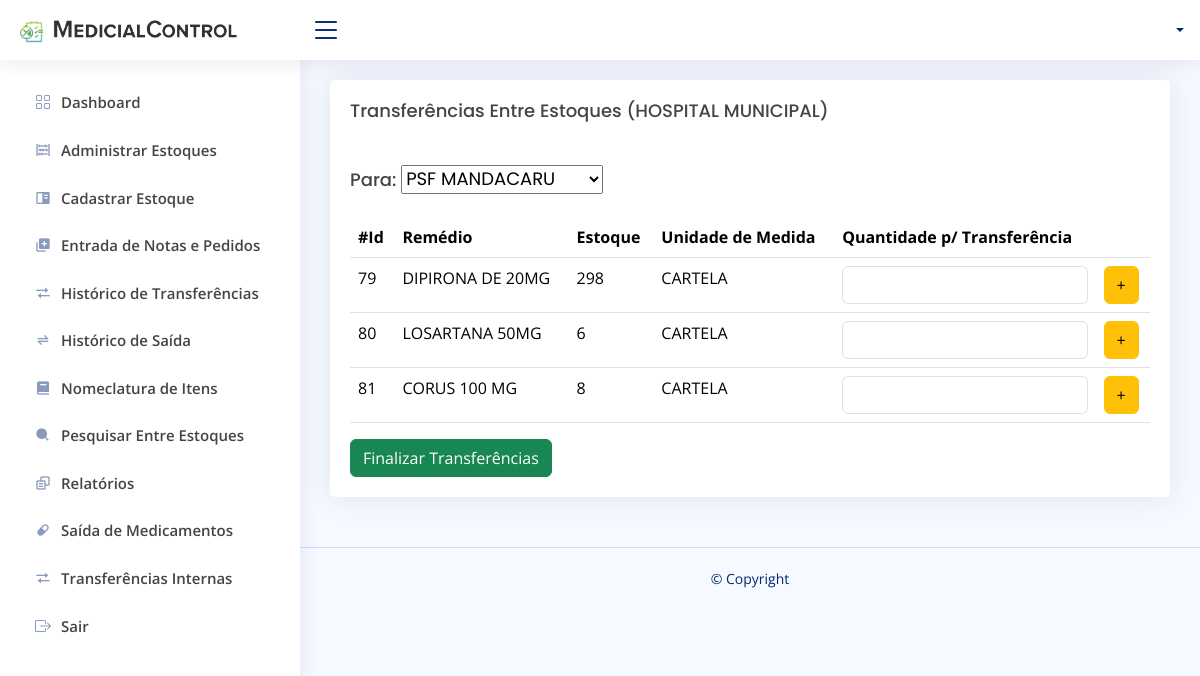
Page /transferenciasEstoques.php?id=8&&nome=HOSPITAL MUNICIPAL&&lote=120117 on the earlier database version.
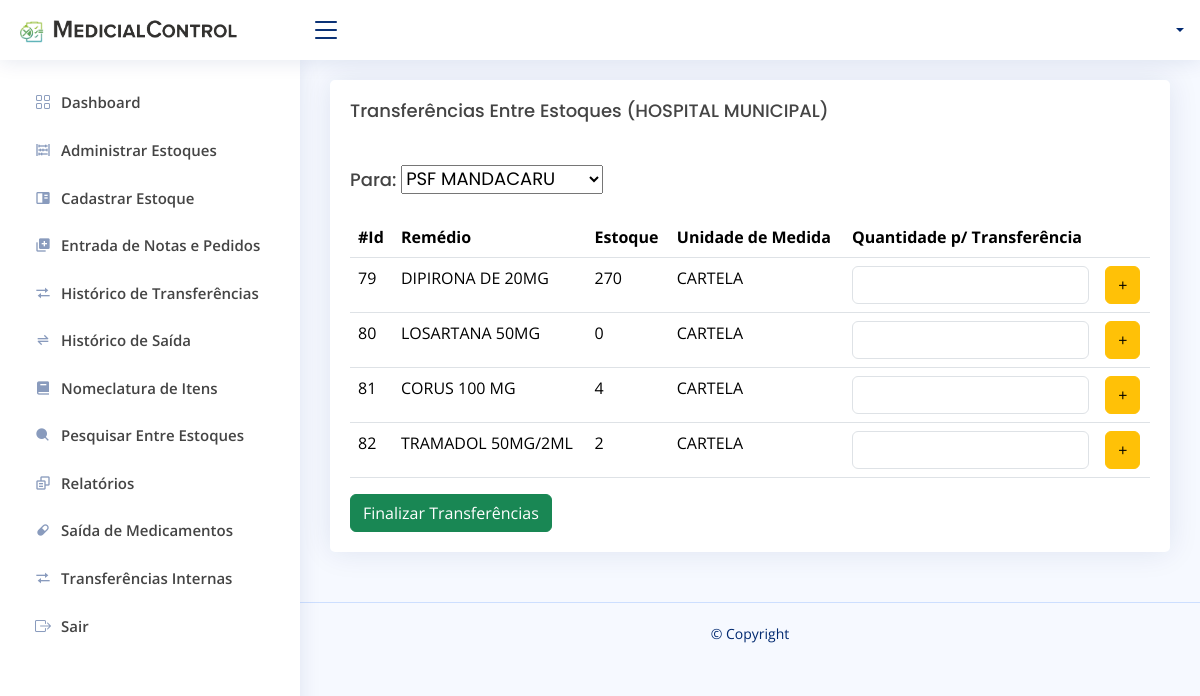
Same page on the later database version.
### tables this page shows
CREATE TABLE `tb_remedio` (
  `id_remedio` int(11) NOT NULL,
  `nome_remedio` varchar(220) NOT NULL,
  `uni_medida_remedio` varchar(100) NOT NULL,
  `quantidade_remedio` bigint(20) NOT NULL,
  `quant_min_estoque_remedio` bigint(20) NOT NULL,
  `vencimento_remedio` date NOT NULL,
  `estoque_remedio` int(11) NOT NULL
);

### controladores/Classes.php (called while the page is built, shortened)
<?php
class Estoque
{
    private $conexao;
    public function __construct()
    {
        $this->conexao = new Conexao();
    }
    public function chamaEstoque()
    {
        $conn = $this->conexao->Conectar();
        $query = "SELECT * FROM tb_estoques";
        $stmt = $conn->prepare($query);
        $stmt->execute();
        $r = [];
        while ($retorno = $stmt->fetch(PDO::FETCH_ASSOC)) {
            $r[] = $retorno;
        };
        return $r;
    }
}
class Remedio
{
    private $conexao;
    public function __construct()
    {
        $this->conexao = new Conexao();
    }
    public function chamaRemedioPorEstoque($idEstoque)
    {
        $query = "SELECT * FROM tb_remedio WHERE estoque_remedio = :idEstoque";
        $conn = $this->conexao->Conectar();
        $stmt = $conn->prepare($query);
        $stmt->bindParam(":idEstoque", $idEstoque);
        $stmt->execute();
        $r = [];
        while ($retorno = $stmt->fetch(PDO::FETCH_ASSOC)) {
            $r[] = $retorno;
        };
        return $r;
    }
}

### transferenciasEstoques.php (the view, shortened to what this page needs)
<?php
include "controladores/Controller.php";
include "controladores/Classes.php";
$func = new Remedio;
$chamaRemedio = $func->chamaRemedioPorEstoque($_GET['id']);
$func2 = new Estoque;
$chamaEstoque = $func2->chamaEstoque();
$lote = $_GET['lote'];
$nomeEstoque = $_GET['nome'];
?>
<!DOCTYPE html>
<html lang="pt-br">
<head>
</head>
<body>
    <header id="header" class="header fixed-top d-flex align-items-center">
        <nav class="header-nav ms-auto">
            <ul class="d-flex align-items-center">
                <?php echo Perfil() ?>
            </ul>
        </nav>
    </header>
    <aside id="sidebar" class="sidebar">
        <?php echo sideBar() ?>
    </aside>
    <main id="main" class="main">
        <section class="section">
            <div class="row">
                <div class="col-lg-12 col-md-12">
                    <div class="col-lg-12 col-md-12">
                        <div class="card">
                            <div class="card-body">
                                <h5 class="card-title">Transferências Entre Estoques (<?php echo $nomeEstoque ?>)</h5>
                                <h4 class="card-title">Para:
                                    <select name="estoque" id="estoque">
                                        <?php foreach ($chamaEstoque as $E) { ?>
                                            <option value="<?= $E['id_estoque'] ?>"><?= $E['nome_estoque'] ?></option>
                                        <?php } ?>
                                    </select>
                                </h4>
                                <table class="table datatable">
                                    <thead>
                                        <tr>
                                            <th>#Id</th>
                                            <th>Remédio</th>
                                            <th>Estoque</th>
                                            <th>Unidade de Medida</th>
                                            <th>Quantidade p/ Transferência</th>
                                            <th></th>
                                        </tr>
                                    </thead>
                                    <tbody>
                                        <?php foreach ($chamaRemedio as $remedio) { ?>
                                            <tr>
                                                <td><?= $remedio['id_remedio'] ?></td>
                                                <td><?= $remedio['nome_remedio'] ?></td>
                                                <td class="quantRemedio"><?= $remedio['quantidade_remedio'] ?></td>
                                                <td class="uni_medida_remedio"><?= $remedio['uni_medida_remedio'] ?></td>
                                                <td><input name="valor" class="form-control" type="number"></td>
                                                <td><button onclick="addCarrinho(event)" name="butn" class="btn btn-warning ">+</button></td>
                                            </tr>
                                        <?php } ?>
                                    </tbody>
                                </table>
                                <a href="fecharCarrinho.php?lote=<?=$lote?>" class="btn btn-success">Finalizar Transferências</a>
                            </div>
                        </div>
                    </div>
                </div>
        </section>
    </main>
    <footer id="footer" class="footer">
        <div class="copyright">
            &copy; Copyright <strong><span></span></strong>
        </div>
        <div class="credits">
        </div>
    </footer>
</body>
</html>

Differences in the rows shown:
changed tb_remedio "DIPIRONA DE 20MG": quantidade_remedio "298" → "270"
changed tb_remedio "LOSARTANA 50MG": quantidade_remedio "6" → "0"
changed tb_remedio "CORUS 100 MG": quantidade_remedio "8" → "4"
added tb_remedio: id_remedio "82", nome_remedio "TRAMADOL 50MG/2ML", quantidade_remedio "2", uni_medida_remedio "CARTELA"
